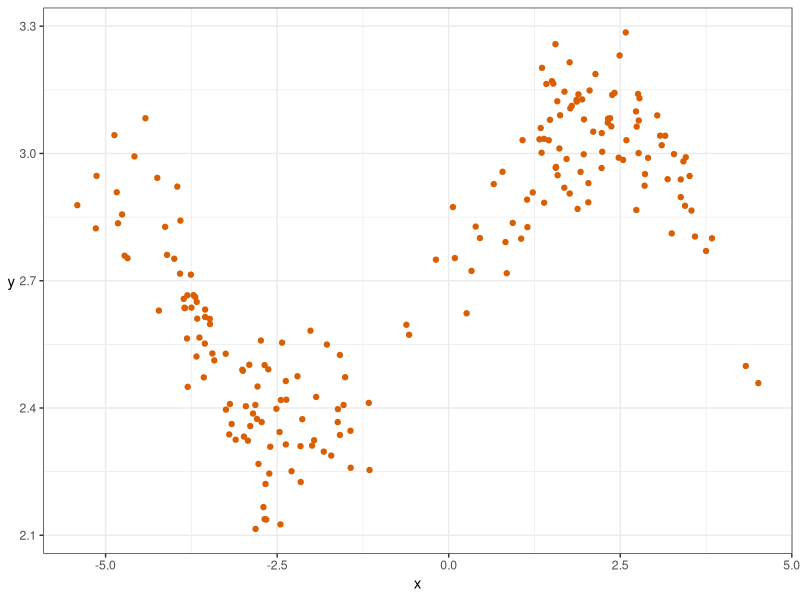
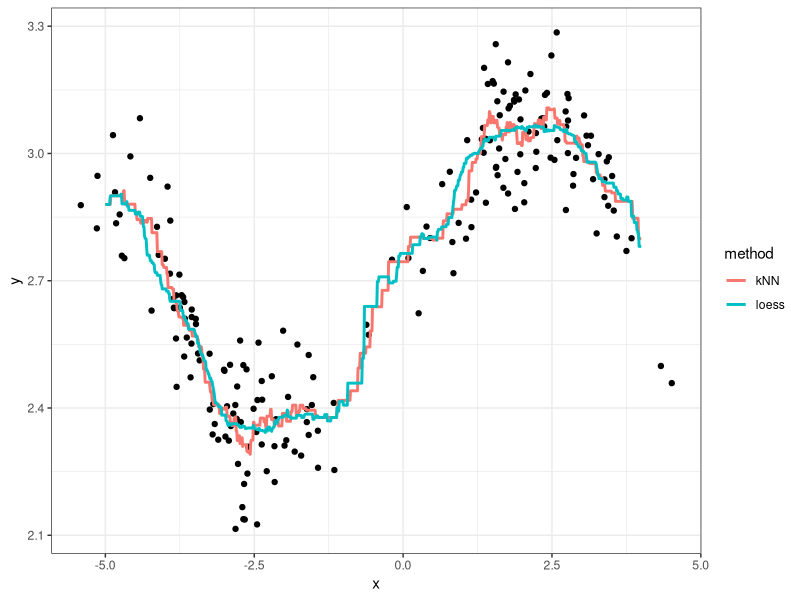

Recreate these plots in R, in order.
## ---- chunk 1
suppressPackageStartupMessages(library(tidyverse))
suppressPackageStartupMessages(library(knitr))
opts_chunk$set(fig.width=5, fig.height=3, fig.align="center",
               warning=FALSE)
my_accent <- "#d95f02"
rotate_y <- theme(axis.title.y=element_text(angle=0, vjust=0.5))
## ---- chunk 2
set.seed(87)
dat <- tibble(x = c(rnorm(100), rnorm(100)+5)-3,
              y = sin(x^2/5)/x + rnorm(200)/10 + exp(1))
kable(head(dat))
## ---- chunk 3
ggplot(dat, aes(x,y)) + 
    geom_point(colour=my_accent) +
    theme_bw() + 
    rotate_y
## ---- chunk 4
k <- 10
r <- 0.5
dat %>% 
    mutate(d = abs(x-0)) %>% 
    arrange(d) %>% 
    summarize(kNN=mean(y[1:k]),
              loess=mean(y[d<r])) %>% 
    kable
## ---- chunk 5
r <- 0.01
dat %>% 
    mutate(d = abs(x-0)) %>% 
    filter(d<r)
## ---- chunk 6
library(tidyverse)
xgrid <- seq(-5, 4, length.out=1000)
k <- 10
r <- 0.5
kNN_estimates <- map_dbl(xgrid, function(x_){
    dat %>% 
        mutate(d = abs(x-x_)) %>% 
        arrange(d) %>% 
        summarize(yhat=mean(y[1:k])) %>% 
        `[[`("yhat")
})
loess_estimates <- map_dbl(xgrid, function(x_){
    dat %>% 
        mutate(d = abs(x-x_)) %>% 
        filter(d<r) %>% 
        summarize(yhat=mean(y)) %>% 
        `[[`("yhat")
})
est <- tibble(x=xgrid, kNN=kNN_estimates, loess=loess_estimates) %>% 
    gather(key="method", value="estimate", kNN, loess)
ggplot() +
    geom_point(data=dat, mapping=aes(x,y)) +
    geom_line(data=est, 
              mapping=aes(x,estimate, group=method, colour=method),
              size=1) +
    theme_bw()
